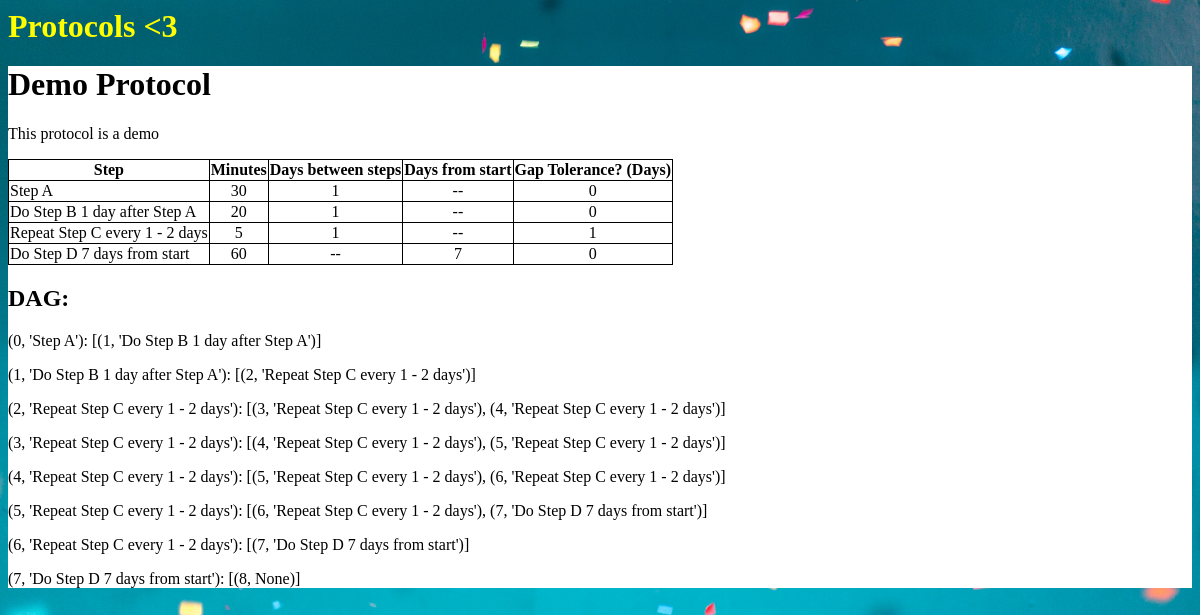
/protocols/5/, run on the app's committed database.
### protocols/models.py (models this page shows, shortened)
class Protocol(models.Model):
    name = models.CharField(max_length=200)
    days = models.IntegerField(default=1)
    description = models.CharField(max_length=200)
    protocol_ll = ProtocolLinkedList()

class Step(models.Model):
    protocol = models.ForeignKey(Protocol, on_delete=models.CASCADE)
    type = models.CharField(max_length=50, choices=[('default', 'default'), ('SDS', 'SDS'), ('RSDS', 'RSDS'), ('TDS', 'TDS')])
    step_text = models.CharField(max_length=1000)
    time_min = models.IntegerField(default=0)
    days_between = models.IntegerField(default=1)
    gap_days = models.IntegerField(default=0)

### protocols/views.py (the view)
# urls.py: path('<int:protocol_id>/', views.detail, name='detail'),
def detail(request, protocol_id):
    template_name = "protocols/detail.html"
    context_object_name = 'protocol'
    protocol = get_object_or_404(Protocol, pk=protocol_id)
    steps = Step.objects.filter(protocol=protocol) #get all step associated with protocol
    protocol_ll = ProtocolLinkedList() #initialize protocol linked list
    for s in steps: #loop through all steps to add to protocol linked list
        step_text = s.step_text
        time_min = s.time_min,
        days_between = s.days_between
        gap_days = s.gap_days
        if s.type == "TDS":
            protocol_ll.add_step(TDStep(step_text, time_min, days_between, gap_days))
        elif s.type == "RSDS":
            protocol_ll.add_step(RSDStep(step_text, time_min, days_between, gap_days))
        else:
            protocol_ll.add_step(SDStep(step_text, time_min, days_between, gap_days))
    dag, nodes = protocol_ll.build_DAG() #store the dag and nodes in variables to be passed
    protocol.protocol_ll = protocol_ll
    protocol.nodes = nodes
    protocol.dag = []
    for node in nodes:
        v = list(dag[node])
        v.sort()
        protocol.dag.append(str(node) + ': ' + str(v))
    return render(request, template_name, {context_object_name: protocol})

### protocols/Protocol.py (called while the page is built)
    def type(self):
        return "SDS"

    def type(self):
        return "RSDS"

    def days_passed(self):
        return self.days_from_start + self.gap

    def add_step(self, step=Step()):
        if step.data == None:
            return None
        new_step = step
        curr = self.head
        while curr.next != None:
            curr = curr.next
        curr.next = new_step
        new_step.prev = curr

    def total_days(self):
        curr_step = self.head
        while curr_step.next != None:
            curr_step = curr_step.next
        return curr_step.days_passed()

### protocols/templates/protocols/detail.html (shortened to what this page needs)
{% load static %}
<link rel="stylesheet" type="text/css" href="{% static 'protocols/style.css' %}">
<h1><a href="{% url 'protocols:index'%}">Protocols <3</a></h1>
<div class = "white-background">
<h1>{{protocol.name}}</h1>
<p>{{protocol.description}}</p>
<table class="white-background">
    <tr>
        <th><strong>Step</strong></th>
        <th><strong>Minutes</strong></th>
        <th><strong>Days between steps</strong></th>
        <th><strong>Days from start</strong></th>
        <th><strong>Gap Tolerance? (Days) </strong></th>
    </tr>
    {% for step in protocol.step_set.all %}
        <tr>
            <td class = "text-left">{{step.step_text}}</td>
            <td>{{step.time_min}}</td>
            {% if step.type == "TDS" %}
                <td>--</td>
                <td>{{step.days_between}}</td>
            {% else %}
                <td>{{step.days_between}}</td>
                <td>--</td>
            {% endif %}
            <td>{{step.gap_days}}</td>
        </tr>
    {% endfor %}
</table>
<h2>DAG:</h2>
<div>
    {% for node in protocol.dag %}
        <p>{{node}}</p>
    {% endfor %}
</div>
</div>

### protocols/static/protocols/style.css (style rules this page uses)
h1 a { text-decoration: none; color: yellow; }
table { border-collapse: collapse; }
table, th, td { border: 1px solid black; }
td { text-align: center; }
.text-left { text-align: left; }
.white-background { color: black; background-color: white; }

### data on the page
Protocol: name "Demo Protocol", description "This protocol is a demo"
Step: step_text "Step A", time_min "30", days_between "1", gap_days "0"
Step: step_text "Do Step B 1 day after Step A", time_min "20", days_between "1", gap_days "0"
Step: step_text "Repeat Step C every 1 - 2 days", time_min "5", days_between "1", gap_days "1"
Step: step_text "Do Step D 7 days from start", time_min "60", days_between "7", gap_days "0"

### other printed values
{{ node }} "(0, 'Step A'): [(1, 'Do Step B 1 day after Step A')]" "(1, 'Do Step B 1 day after Step A'): [(2, 'Repeat Step C every 1 - 2 days')]" "(2, 'Repeat Step C every 1 - 2 days'): [(3, 'Repeat Step C every 1 - 2 days'), (4, 'Repeat Step C every 1 - 2 days')]" "(3, 'Repeat Step C every 1 - 2 days'): [(4, 'Repeat Step C every 1 - 2 days'), (5, 'Repeat Step C every 1 - 2 days')]" "(4, 'Repeat Step C every 1 - 2 days'): [(5, 'Repeat Step C every 1 - 2 days'), (6, 'Repeat Step C every 1 - 2 days')]" "(5, 'Repeat Step C every 1 - 2 days'): [(6, 'Repeat Step C every 1 - 2 days'), (7, 'Do Step D 7 days from start')]" "(6, 'Repeat Step C every 1 - 2 days'): [(7, 'Do Step D 7 days from start')]" "(7, 'Do Step D 7 days from start'): [(8, None)]"
